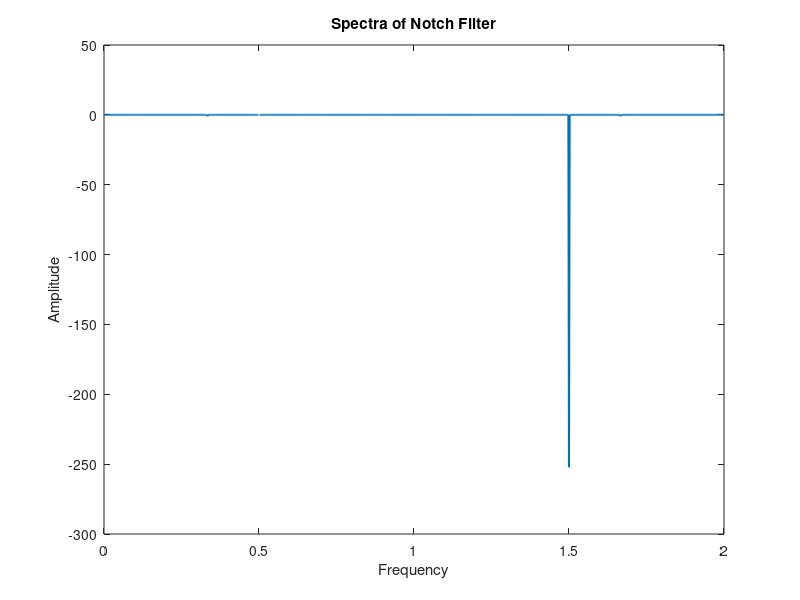
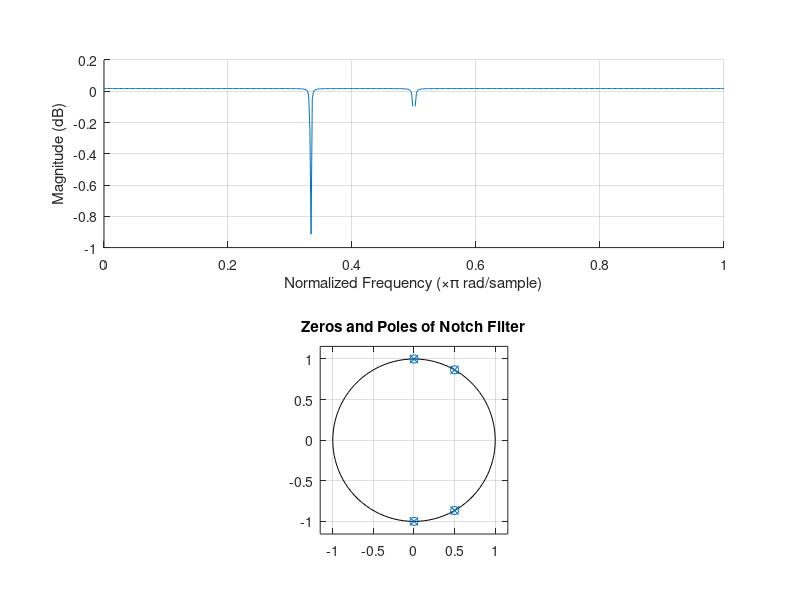
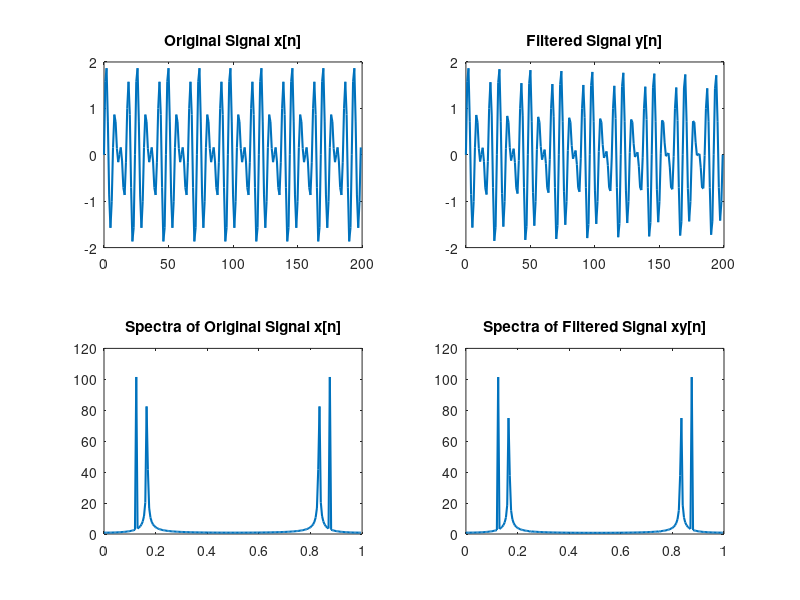

Write MATLAB code to recreate these figures, in order.
clc;clear;
close all;

%% Information
% Author : Limin Gu
% Date   : 2021/10/11
% Function : Example of Notch Filter

%% Parameters
wn1 = pi/3;
wn2 = pi/2;

delta = 0.001;
rz = 1;
rp = 1-delta;

% zeros and poles
z1 = rz*exp(1j*wn1);
p1 = rp*exp(1j*wn1);
z2 = rz*exp(1j*wn2);
p2 = rp*exp(1j*wn2);

dw = 0.002*pi;
w = 0:dw:2*pi-dw;

%% My notch filter
z = exp(1j*w);
K = 1;
% Hz =  (z-z1).*(z-conj(z1))./ ( (z-p1).*(z-conj(p1)) );
Hz = K*(z-z1).*(z-conj(z1)).*(z-z2).*(z-conj(z2))...
      ./ ((z-p1).*(z-conj(p1)).*(z-p2).*(z-conj(p2)) );
% Hz = (z-z1).*(z-z2)...
%       ./ ((z-p1).*(z-p2)) ;


figure
plot(w/pi,20*log10(abs(Hz)),'Linewidth',1.5);
xlabel('Frequency')
ylabel('Amplitude')
title('Spectra of Notch Filter');

%% Notch filter
K = 1;
% Zeros = [z1,conj(z1)];
% Poles = [p1,conj(p1)];
Zeros = [z1,conj(z1),z2,conj(z2)];
Poles = [p1,conj(p1),p2,conj(p2)];

[bz,az] = zp2tf(Zeros',Poles',K);

figure
subplot(211)
hold on
freqz(bz,az);
title('Spectra of Notch Filter')
subplot(212)
% pzmap(tf(bz,az,-1))
zplane(bz,az)
title('Zeros and Poles of Notch Filter')

%% Signal
nn = 0:199;
 w3 = pi/3;  w4 = pi/4;

xn = sin(w3*nn)+sin(w4*nn);

df = 1/length(xn);
f = 0:df:1-df;

figure
subplot(221)
plot(nn,xn,'Linewidth',1.5);
title('Original Signal x[n]')
subplot(223)
plot(f,abs(fft(xn)),'Linewidth',1.5);
title('Spectra of Original Signal x[n]')
%% Filter
y = filter(bz,az,xn);

subplot(222)
plot(nn,y,'Linewidth',1.5)
title('Filtered Signal y[n]')

subplot(224);
plot(f,abs(fft(y)),'Linewidth',1.5)
title('Spectra of Filtered Signal xy[n]')

